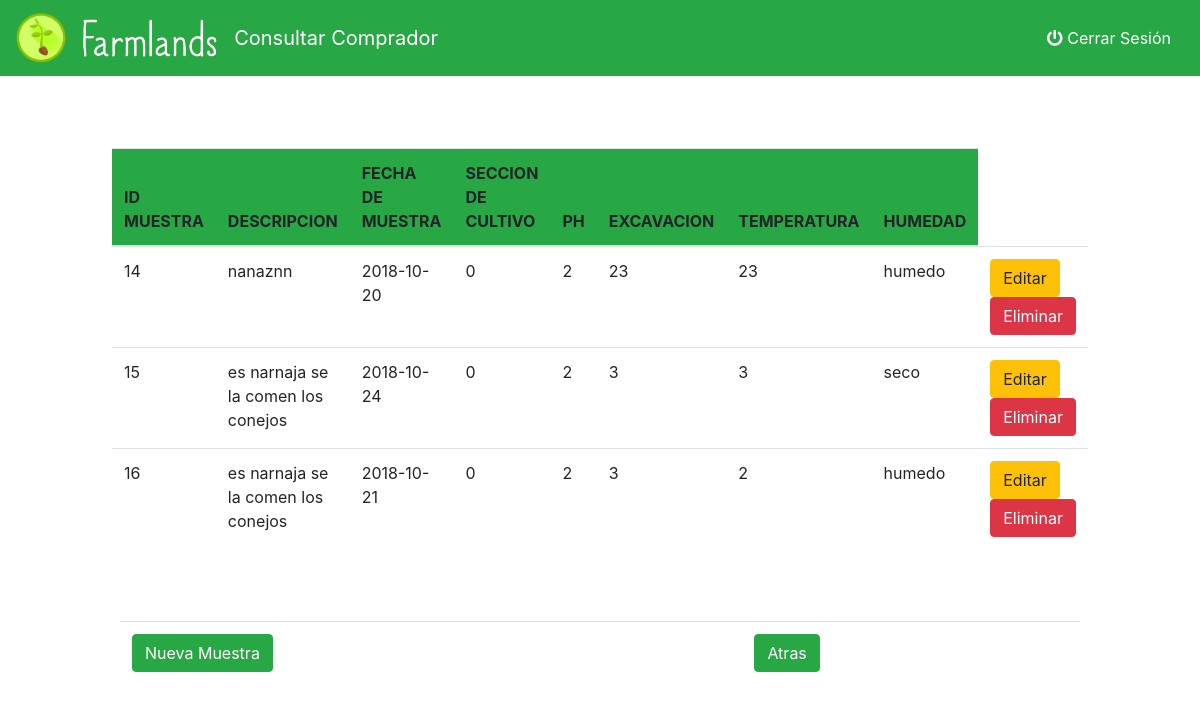
Screenshot of /consultar_muestra.php (signed in) with the database file from the repository.
### tables this page shows
CREATE TABLE `muestra` (
  `ID_MUESTRA` int(11) NOT NULL,
  `DESCRIPCION` text NOT NULL,
  `FECHA_MUESTRA` date NOT NULL,
  `SECCION_CULTIVO` int(11) NOT NULL,
  `PH` float(11,0) NOT NULL,
  `EXCAVACION` int(11) NOT NULL,
  `TEMPERATURA` int(11) NOT NULL,
  `HUMEDAD` varchar(15) NOT NULL
);

### consultar_muestra.php (the view, shortened to what this page needs)
<?php
	if(isset($_SESSION['resultado']))
	{
        $cadena= $_SESSION ['resultado'];
       $rol= $cadena[3];
       $DOCUMENTO= $cadena[4];
?><!doctype html>
<html lang="en">
  <head>
    <link rel="stylesheet" href="https://use.fontawesome.com/releases/v5.5.0/css/all.css">
    <link rel="stylesheet" href="bootstrap.css">
  </head>
  <body>
      <nav class="navbar navbar-expand-lg navbar-success bg-success">
        <a class="navbar-brand" href="menu_principal.php"><img src="assets/icons/Farmlands_logo.png" width="50" height="auto" class="d-inline-block align-center" alt=""></a>
        <a class="navbar-brand" href="menu_principal.php"><img src="assets/icons/Letters.png" width="auto" height="45" class="d-inline-block align-center" alt=""></a>
        <span class="navbar-brand d-inline-block align-center justify-content-center" style="color:#fff;">Consultar Comprador</span>
        <div class="collapse navbar-collapse justify-content-end" id="navbarSupportedContent">
                <ul class="nav justify-content-end">
                    <li class="nav-item">
                        <a href="cerrar.php"><button class="btn btn-success" style="" type="submit" ><i class="fas fa-power-off"></i> Cerrar Sesión</button></a>
                    </li>
                </ul>
        </div>
      </nav>
      <table   class="table" >
  <thead class="bg-success">
    <tr>
      <th scope="col">ID MUESTRA</th>
      <th scope="col">DESCRIPCION</th>
      <th scope="col">FECHA DE MUESTRA</th>
      <th scope="col">SECCION DE CULTIVO</th>
      <th scope="col">PH</th>
      <th scope="col">EXCAVACION</th>
      <th scope="col">TEMPERATURA</th>
      <th scope="col">HUMEDAD</th>
      </tr>
  </thead>
  <tbody>
  <?php
    $mysqli=conectar();
     if ($rol=='administrador'){
       $consulta= "SELECT * FROM  muestra";
    }
  else if ($rol=='granjero'){
        $consulta= "SELECT * FROM  muestra where GRANJERO='$DOCUMENTO'";
    }
			if ($resultado = $mysqli->query($consulta))
			{
				while ($fila = $resultado->fetch_row())
				{
					echo "<tr>";
					echo "<td>$fila[0]</td><td>$fila[1]</td><td>$fila[2]</td><td>$fila[3]</td><td>$fila[4]</td><td>$fila[5]</td><td>$fila[6]</td><td>$fila[7]</td>";
					echo"<td>";
				    echo "<a  data-toggle='modal' data-target='#editUsu' data-ID_MUESTRA='" .$fila[0] ."' data-descripcion='" .$fila[1] ."' data-fecha_muestra='" .$fila[2] ."' data-seccion_cultivo='" .$fila[3]."' data-ph='".$fila[4]."' data-excavacion='".$fila[5]."' data-temperatura='".$fila[6]."' data-humedad='".$fila[7]."' class='btn btn-warning'><span class='glyphicon glyphicon-pencil'></span>Editar</a> ";
					echo "<a class='btn btn-danger' href='eliminar_muestra.php?ID_MUESTRA=" .$fila[0] ."'><span class='glyphicon glyphicon-remove'></span>Eliminar</a>";
					echo "</td>";
					echo "</tr>";
				}
			}
?>
  </tbody>
</table>
<table   class="table" >
<tr>
  <th scope="col"><button  data-toggle="modal" data-target="#nuevoUsu" class="btn btn-success" type="submit">Nueva Muestra</button></th>
   <?php
  if ($rol=='administrador'){
    ?>
  <th scope="col"> <a href="Menu_principal.php"><button class="btn btn-success" type="submit">Atras</button></a></th>
   <?php
  }
  else if ($rol=='granjero'){
   ?>
   <th scope="col"> <a href="Menu_granjero.php"><button class="btn btn-success" type="submit">Atras</button></a></th>
    <?php
 }
     ?>
</tr>
</table>
  </body>
</html>
<?php
	}
	else
	{
		?>
		 <META HTTP-EQUIV="Refresh" CONTENT="0; URL=index.php">
		 <?php
	}
?>

### rows the page displays
muestra: ID_MUESTRA "14", DESCRIPCION "nanaznn", FECHA_MUESTRA "2018-10-20", SECCION_CULTIVO "0", PH "2", EXCAVACION "23", TEMPERATURA "23", HUMEDAD "humedo"
muestra: ID_MUESTRA "15", DESCRIPCION "es narnaja se la comen los conejos", FECHA_MUESTRA "2018-10-24", SECCION_CULTIVO "0", PH "2", EXCAVACION "3", TEMPERATURA "3", HUMEDAD "seco"
muestra: ID_MUESTRA "16", DESCRIPCION "es narnaja se la comen los conejos", FECHA_MUESTRA "2018-10-21", SECCION_CULTIVO "0", PH "2", EXCAVACION "3", TEMPERATURA "2", HUMEDAD "humedo"
